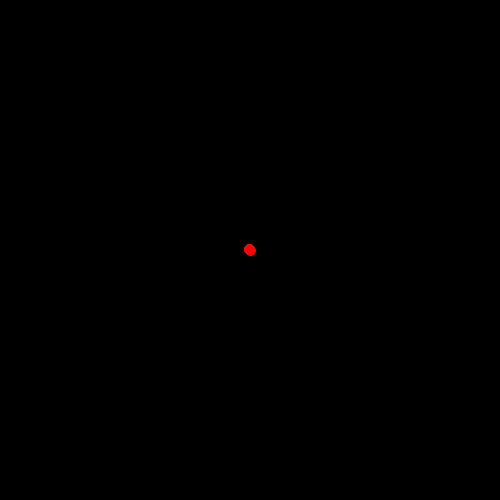
Frame 1 (no input)
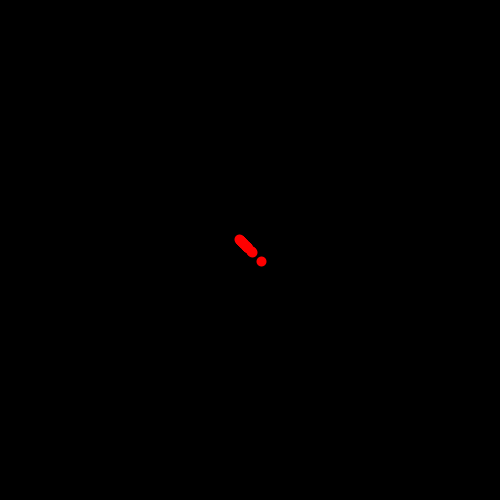
Frame 60 (the mouse pressed at the canvas centre just before this capture)
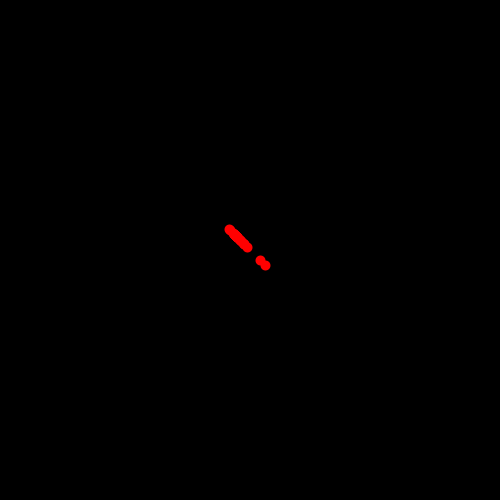
Frame 120 (the mouse held since frame 60 and released just before this capture)

The Processing sketch that drew these frames (run headless with seeded random() and noise(); from frame 60 on, the mouse is pressed at the canvas centre):

// Processing sketch: sketch_200707a
// ── sketch_200707a.pde
int n = 25;
Line[] l = new Line[n];

void setup() {
  size(500, 500);
  background(0);
  noStroke();
  smooth();
  for(int i = 0; i < l.length; i ++) {
    float mynoise = random(10.0);
    l[i] = new Line(random(230, 250), random(500), random(230, 250), random(500),random(255 * noise(10)), mynoise);
  }
}
  
void draw() {
  background(0);
  for (int i = 0; i < l.length; i++) {
  l[i].update();
  l[i].display();
}
}
  
class Line {
  float x1, y1, x2, y2;
  float centerX1;
  float centerY1;
  float centerX2;
  float centerY2;
  float step;
  float mynoise;
  float color_change;
  float radians;
  float radius;
  
  
  Line(float _x1, float _y1, float _x2, float _y2, float _color_change, float _mynoise) {
    x1 = _x1;
    y1 = _y1;
    x2 = _x2;
    y2 = _y2;
    centerX1 =  width / 2;
    centerY1 = height /2;
    centerX2 = width / 2;
    centerY2 = height / 2;
    step = 0.05;
    color_change = _color_change;
    mynoise = _mynoise;
    radians = 0;
    radius = 0;
  }
    
    
      
    
    
    void display() {
      line(x1, y1, x2,y2);
    }
    
    
    void update() {
      strokeWeight(10);
      radians = noise(mynoise) * TWO_PI * 1.5;
      radius += noise(mynoise) * 0.4;
      x1 = cos(radians) * radius + centerX1;
      y1 = cos(radians) * radius + centerY1;
      
      stroke(255, 0, 0, radians * 255);
      x2 = x1;
      y2 = y1;
      
      mynoise += step;
    }
  
}

    
  
